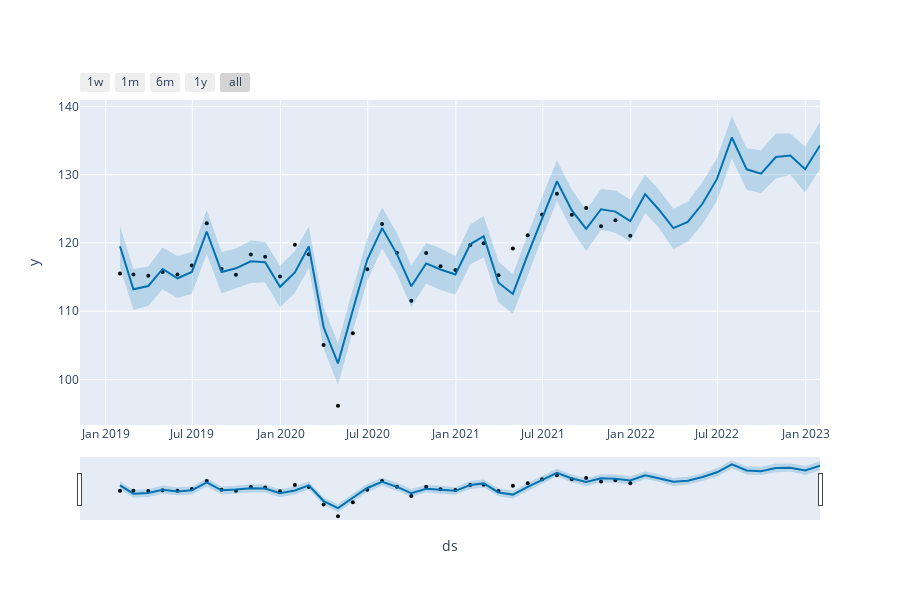

Write notebook code for a chart like this one.
### Code cell
plot_plotly(m3, predictions3)
